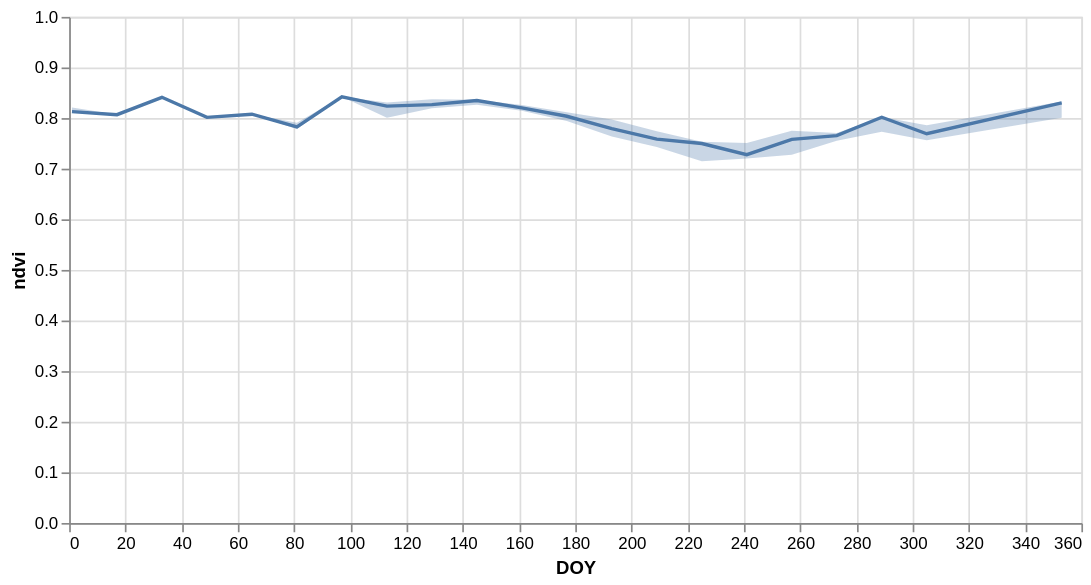

Write notebook code for a chart like this one.
### Code cell
base = alt.Chart(ndvi_df2).encode(
    x=alt.X('DOY:Q', scale=alt.Scale(domain=(0, 360))))

line = base.mark_line().encode(
    y=alt.Y('median(ndvi):Q', scale=alt.Scale(domain=(0, 1))))

band = base.mark_errorband(extent='iqr').encode(
    y='ndvi:Q')

(line + band).properties(width=600, height=300).interactive()

### Figure 1 — Vega-Lite specification as saved in the notebook (floating-point values rounded to 4 significant figures; data arrays with more than 128 entries replaced by an {"elided": "..."} marker saying what was removed)
{"config": {"view": {"continuousWidth": 300, "continuousHeight": 300}}, "layer": [{"mark": {"type": "line"}, "encoding": {"x": {"field": "DOY", "scale": {"domain": [0, 360]}, "type": "quantitative"}, "y": {"aggregate": "median", "field": "ndvi", "scale": {"domain": [0, 1]}, "type": "quantitative"}}, "name": "view_2"}, {"mark": {"type": "errorband", "extent": "iqr"}, "encoding": {"x": {"field": "DOY", "scale": {"domain": [0, 360]}, "type": "quantitative"}, "y": {"field": "ndvi", "type": "quantitative"}}}], "data": {"name": "data-2ffcd6623622bcd24eb8dfc4eaee64e0"}, "height": 300, "params": [{"name": "param_3", "select": {"type": "interval", "encodings": ["x", "y"]}, "bind": "scales", "views": ["view_2"]}], "width": 600, "$schema": "https://vega.github.io/schema/vega-lite/v5.20.1.json", "datasets": {"data-2ffcd6623622bcd24eb8dfc4eaee64e0": {"elided": "134 records"}}}
